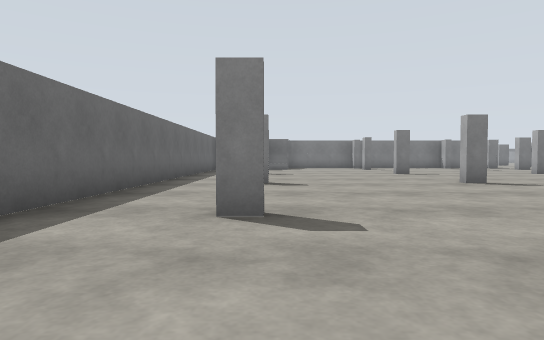
[1] (above)

24 first-person views from a walk through a world built for the Gazebo simulator. The camera is 0.94 m above the floor, tilts 2° down and sees 75° across. The floor is counted in squares, 2 m on a side. Each view is taken from the middle of a square. On the plan, view 1 faces up. The plan holds only what a view shows up to about 9 squares ahead; the rest is blank. The place goes on beyond the plan.

[2]
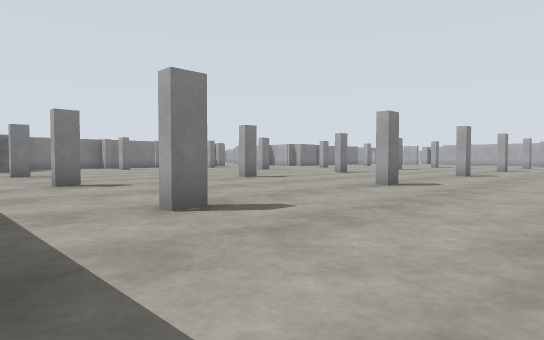

[3]
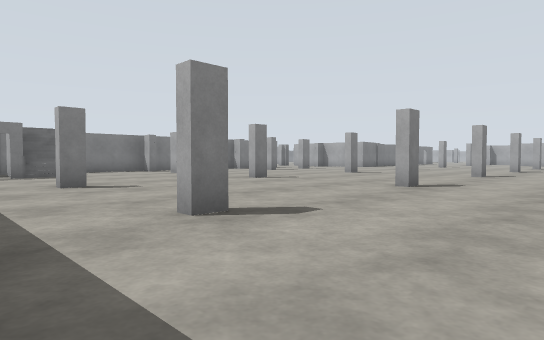

[4]
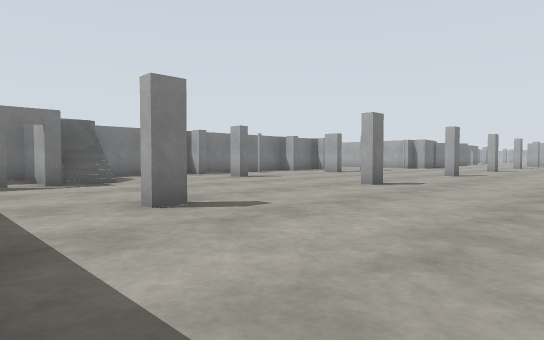

[5]
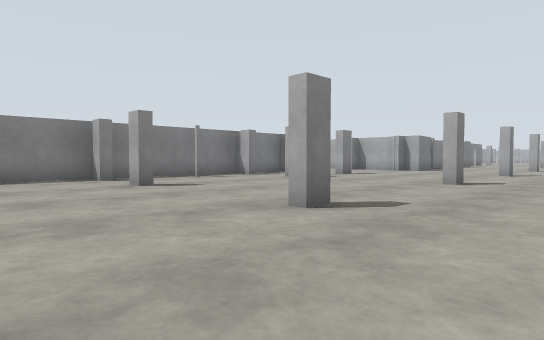

[6]
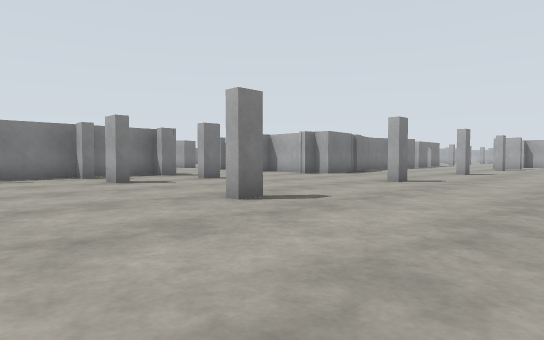

[7]
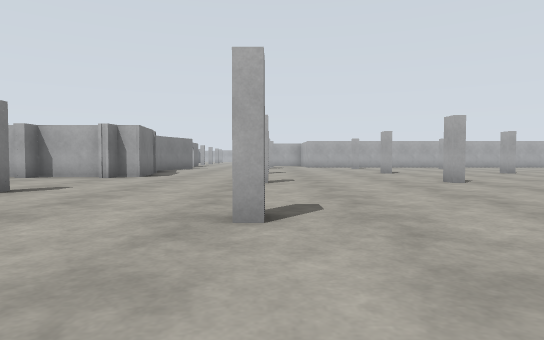

[8]
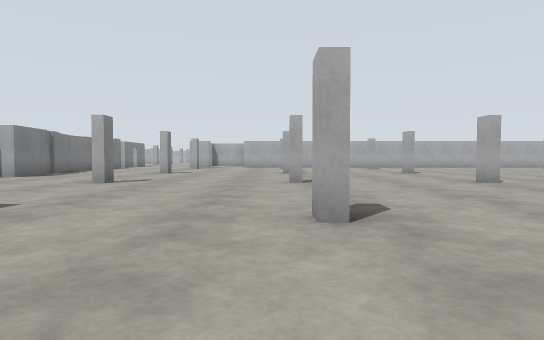

[9]
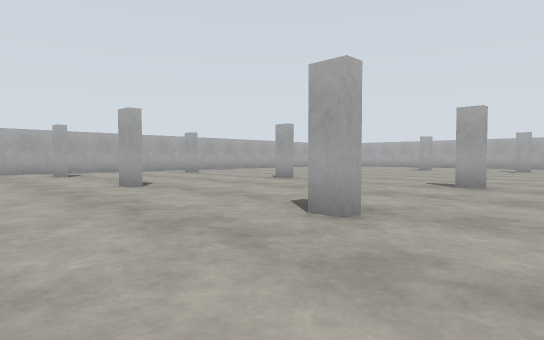

[10]
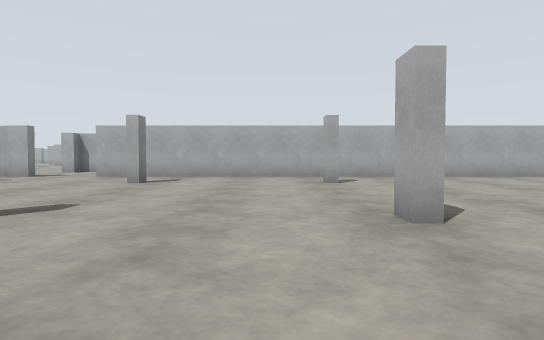

[11]
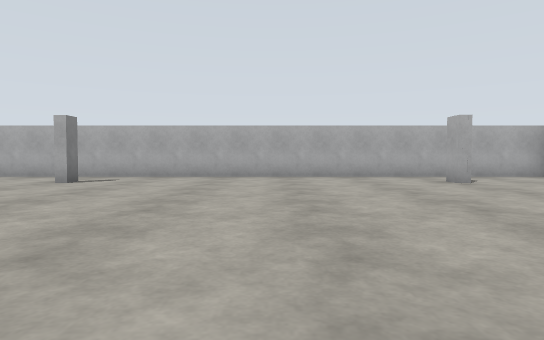

[12]
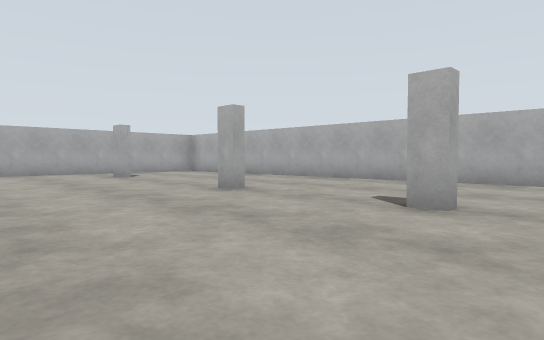

[13]
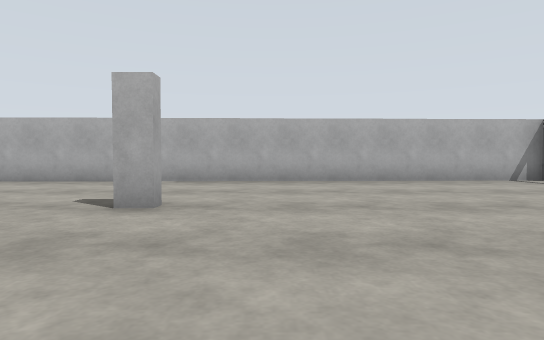

[14]
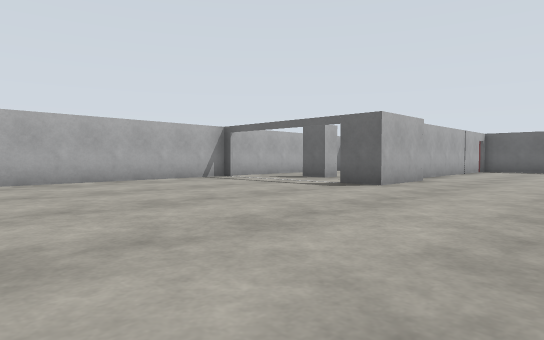

[15]
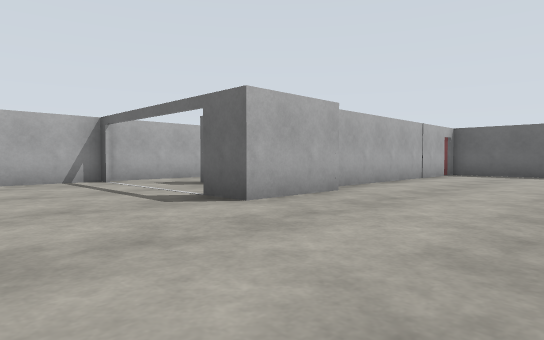

[16]
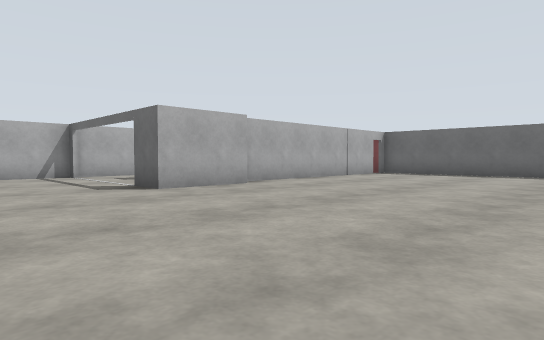

[17]
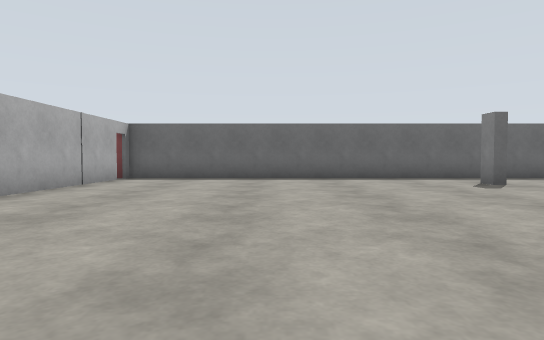

[18]
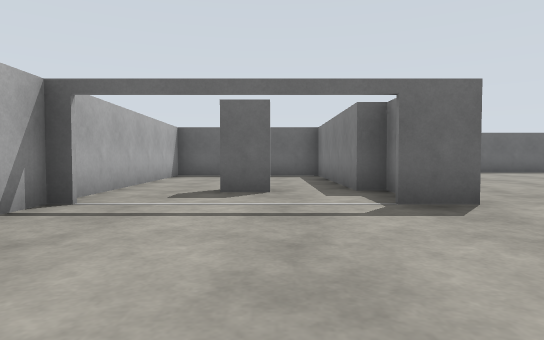

[19]
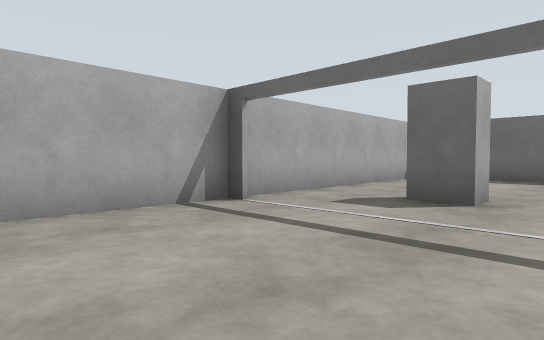

[20]
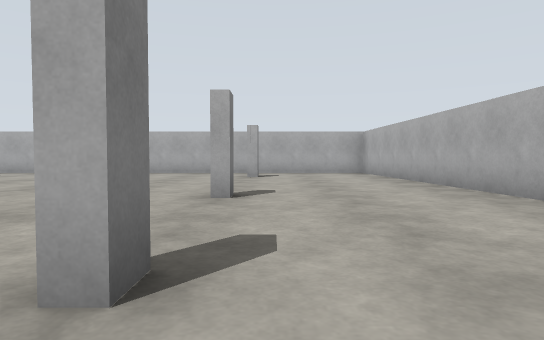

[21]
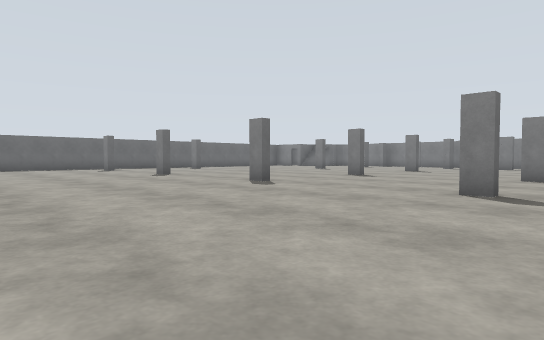

[22]
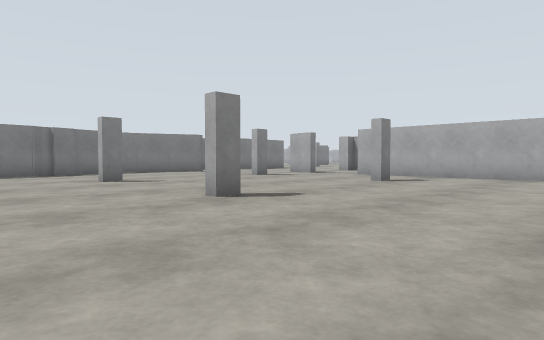

[23]
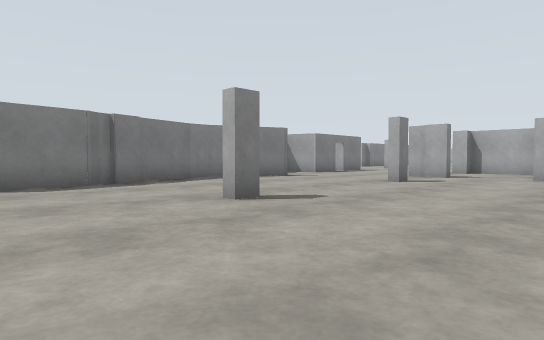

[24]
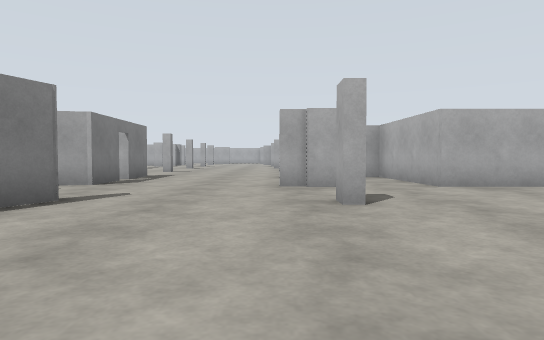

### Floor plan
Points are (right, up) in squares from view 1. A wall is a line through its corners. A room is listed if a view was taken in it or the views show most of it. See-through windows are left out.
Room 1 (views 1, 2, 3, 4, 5, 6, 7, 8, 9, 10, 11, 12, 13, 14, 15, 16, 17, 18, 19, 20, 21, 22, 23, 24)
walls: (11.5, 6.7) (12, 6.7); (12, 6.4) (11.5, 6.4); (8, 6.4) (7.5, 6.4); (11.5, 3) (12, 3); (12, 2.8) (11.5, 2.8); (7.5, 6.7) (8, 6.7); (11.9, 10.1) (11.4, 10.1); (8, 2.8) (7.5, 2.8); (16, 6.4) (15.5, 6.4); (8, 10.1) (7.5, 10.1); (15.5, 3) (16, 3); (16, 10.1) (15.5, 10.1); (4, 6.4) (3.5, 6.4); (4, 2.8) (3.5, 2.8); (10, 13.7) (9.5, 13.7); (4, 10.1) (3.5, 10.1); (7.5, 13.5) (7.5, 14.1); (15.1, 13.4) (13.5, 13.2) (13.5, 13.7) (13, 13.8); (13.5, 14.1) (13.5, 16.4); (20, 6.4) (19.5, 6.4); (19.5, 10.3) (20, 10.3); (20, 2.8) (19.5, 2.8); (13.6, 15.5) (13, 15.5); (12, -4.3) (12.5, -4.3); (8.4, 16.1) (1.1, 16.1); (12.5, -4.5) (12, -4.5); (18, 14) (17.4, 14); (3.5, 13.6) (3.5, 14.1); (0, 6.4) (-0.5, 6.4); (15, -4.3) (15.5, -4.3); (21.7, 9.9) (21.7, 10.9); (15.5, -4.5) (15, -4.5); (0, 2.8) (-0.5, 2.8); (20, 13.3) (17.7, 14.1) (15.2, 13.5); (0, 10.1) (-0.5, 10.1); (3.6, -3.9) (5.5, -3.9) (5.5, -4.8); (4.4, -4.5) (4, -4.5) (4, -4.8) (-0.1, -4.8); (19.4, -4.3) (20, -4.3); (-2.2, 9.1) (-2.2, -4.5); (23.2, 14.1) (22.1, 14.1) (21.9, 14.6); (5.5, -7.9) (5.5, -8.4); (25, 14.1) (23.6, 14.1); (-1.6, -4.3) (3.5, -4.3); (-0.2, -6) (-0.2, -7); (21.7, -7.8) (21.7, 8.3) (24.6, 8.4); (-0.1, -8.4) (20.1, -7.8)
ways out: opening at (24, 12); open door at (-2, -4); open door at (-1, 14); open door at (23.5, 14)
objects: other object (1, 14)

Positions as (right, up) in squares from view 1, and headings:
1: (0, 0), facing up
2: (-2, 0), facing up-right
3: (-2, 4), facing up-right
4: (-2, 7), facing up-right
5: (1, 8), facing up-right
6: (5, 7), facing up-right
7: (5, 10), facing right
8: (5, 7), facing right
9: (10, 9), facing down-right
10: (13, 4), facing right
11: (13, -1), facing right
12: (11, -1), facing down-right
13: (11, -1), facing down
14: (11, -1), facing down-left
15: (8, -1), facing down-left
16: (8, 1), facing down-left
17: (6, -1), facing left
18: (9, -6), facing left
19: (8, -5), facing down-left
20: (11, -5), facing right
21: (13, -2), facing up-left
22: (13, 3), facing up-right
23: (13, 7), facing up-right
24: (16, 11), facing right
